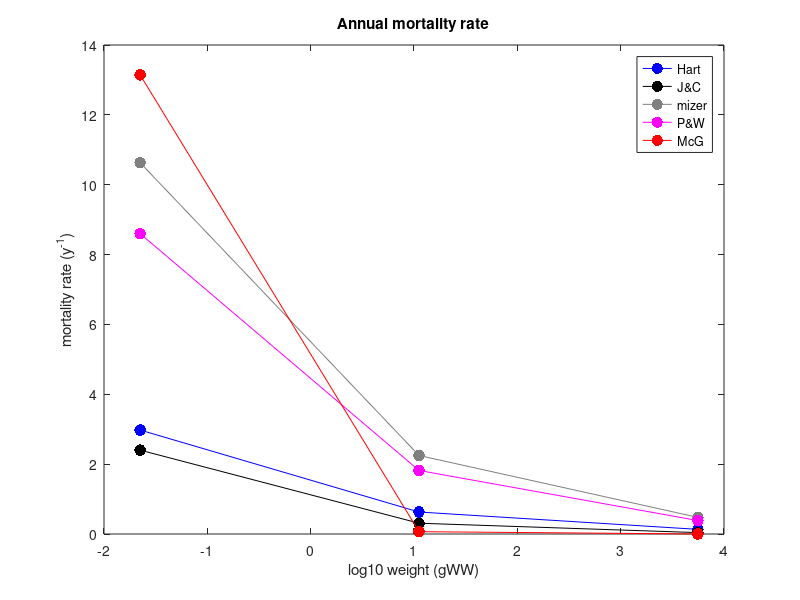
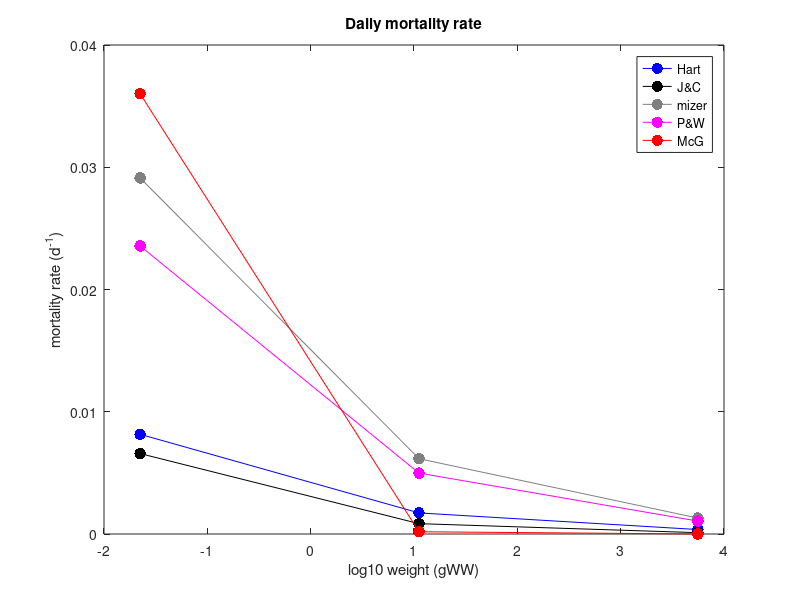
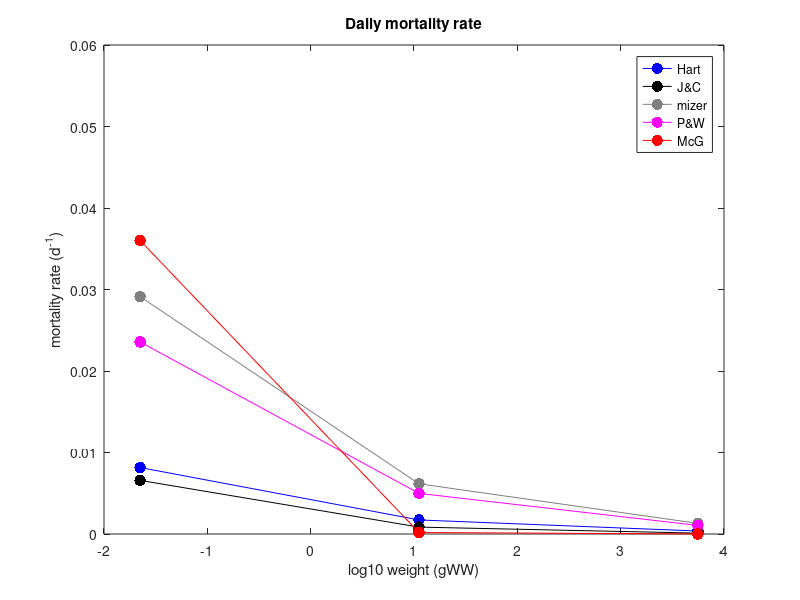
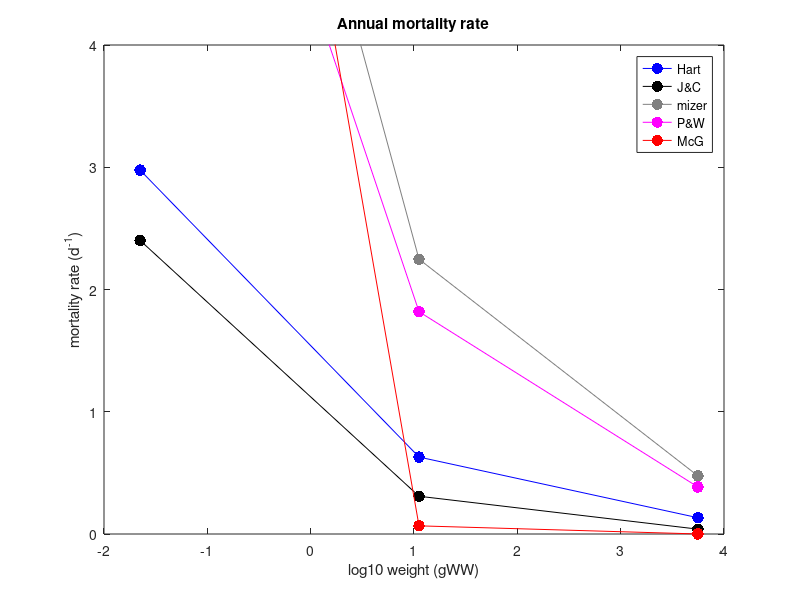

Source code (MATLAB) for these figures, in order:
% Compare diff mortality rates from
% Hartvig, mizer, J&C15, Peterson&Wrob, McGurk

clear all
close all

M_s = 10^((log10(0.001)+log10(0.5))/2);  %0.0224
M_m = 10^((log10(0.5)+log10(250))/2);    %11.1803
M_l = 10^((log10(250)+log10(125000))/2); %5.5902e3

%! Body lengths (mm)
% Convert from mm to cm and use their const coeff = 0.01g/cm3
L_s = 10.0 * (M_s/0.01)^(1/3); % small   4.6-36.8 mm, 13.1 mm
L_m = 10.0 * (M_m/0.01)^(1/3); % medium 36.8-292 mm, 10.4 cm
L_l = 10.0 * (M_l/0.01)^(1/3); % large  0.292-2.32 m, 0.82 m

m=[M_s; M_m; M_l];

%Hartvig et al. constants
q=1-0.8;
h=85;
w=0.0025298;
gamma=0.8e4;
n=1-0.75;
p=1-0.75;
k=10;
u=0.84;

%mizer constants
h2=40;
gamma2=2.9e3;
k2=4.8;
u2=3;

%J&C 15 constants
Q=1-0.9;
H=25;
W=0.0025298;
G=1.37e4;
N=1-0.67;
K=2.5;
U=0.5;

prey=0:0.005:0.3;
temp=15;

%% Mortality
%Hartvig
Hu = exp(0.063*(temp-10.0)) .* (u.*m.^(-n))/365;

%mizer
Zu = exp(0.063*(temp-10.0)) .* (u2.*m.^(-n))/365;

%J&C
Ju = exp(0.063*(temp-10.0)) .* (U.*m.^(-N))/365;

%P&W 84
Pu = exp(0.063*(temp-15.0)) .* 5.26e-3 .* (m/9).^(-0.25);

%McGurk 86
Mu = exp(0.063*(temp-15.0)) .* 2.2e-4 .* (m/9).^(-0.85);

%%
figure(3)
%subplot(2,2,1)
plot(log10(m),(Hu)*365,'.-b','MarkerSize',25); hold on;
plot(log10(m),(Ju)*365,'.-k','MarkerSize',25); hold on;
plot(log10(m),(Zu)*365,'.-','color',[0.5 0.5 0.5],'MarkerSize',25); hold on;
plot(log10(m),(Pu)*365,'.-m','MarkerSize',25); hold on;
plot(log10(m),(Mu)*365,'.-r','MarkerSize',25); hold on;
ylabel('mortality rate (y^-^1)')
xlabel('log10 weight (gWW)')
legend('Hart','J&C','mizer','P&W','McG')
legend('location','northeast')
title('Annual mortality rate')
print('-dpng','Mortality_comp_mass_eggs_year.png')

figure(4)
%subplot(2,2,1)
plot(log10(m),(Hu),'.-b','MarkerSize',25); hold on;
plot(log10(m),(Ju),'.-k','MarkerSize',25); hold on;
plot(log10(m),(Zu),'.-','color',[0.5 0.5 0.5],'MarkerSize',25); hold on;
plot(log10(m),(Pu),'.-m','MarkerSize',25); hold on;
plot(log10(m),(Mu),'.-r','MarkerSize',25); hold on;
ylabel('mortality rate (d^-^1)')
xlabel('log10 weight (gWW)')
legend('Hart','J&C','mizer','P&W','McG')
legend('location','northeast')
title('Daily mortality rate')
print('-dpng','Mortality_comp_mass_eggs.png')

figure(5)
%subplot(2,2,1)
plot(log10(m),(Hu),'.-b','MarkerSize',25); hold on;
plot(log10(m),(Ju),'.-k','MarkerSize',25); hold on;
plot(log10(m),(Zu),'.-','color',[0.5 0.5 0.5],'MarkerSize',25); hold on;
plot(log10(m),(Pu),'.-m','MarkerSize',25); hold on;
plot(log10(m),(Mu),'.-r','MarkerSize',25); hold on;
ylim([0 0.06])
ylabel('mortality rate (d^-^1)')
xlabel('log10 weight (gWW)')
legend('Hart','J&C','mizer','P&W','McG')
legend('location','northeast')
title('Daily mortality rate')
print('-dpng','Mortality_comp_mass_ML.png')
%%
figure(6)
%subplot(2,2,1)
plot(log10(m),(Hu)*365,'.-b','MarkerSize',25); hold on;
plot(log10(m),(Ju)*365,'.-k','MarkerSize',25); hold on;
plot(log10(m),(Zu)*365,'.-','color',[0.5 0.5 0.5],'MarkerSize',25); hold on;
plot(log10(m),(Pu)*365,'.-m','MarkerSize',25); hold on;
plot(log10(m),(Mu)*365,'.-r','MarkerSize',25); hold on;
ylim([0 4])
ylabel('mortality rate (d^-^1)')
xlabel('log10 weight (gWW)')
legend('Hart','J&C','mizer','P&W','McG')
legend('location','northeast')
title('Annual mortality rate')
print('-dpng','Mortality_comp_mass_ML_year.png')


%% vs temp
temp=-2:30;

% Mortality
%Hartvig
HuS = exp(0.063*(temp-10.0)) .* (u.*M_s.^(-n))/365;
HuM = exp(0.063*(temp-10.0)) .* (u.*M_m.^(-n))/365;
HuL = exp(0.063*(temp-10.0)) .* (u.*M_l.^(-n))/365;

%mizer
ZuS = exp(0.063*(temp-10.0)) .* (u2.*M_s.^(-n))/365;
ZuM = exp(0.063*(temp-10.0)) .* (u2.*M_m.^(-n))/365;
ZuL = exp(0.063*(temp-10.0)) .* (u2.*M_l.^(-n))/365;

%J&C
JuS = exp(0.063*(temp-10.0)) .* (U.*M_s.^(-N))/365;
JuM = exp(0.063*(temp-10.0)) .* (U.*M_m.^(-N))/365;
JuL = exp(0.063*(temp-10.0)) .* (U.*M_l.^(-N))/365;

%P&W 84
PuS = exp(0.063*(temp-15.0)) .* 5.26e-3 .* (M_s/9).^(-0.25);
PuM = exp(0.063*(temp-15.0)) .* 5.26e-3 .* (M_m/9).^(-0.25);
PuL = exp(0.063*(temp-15.0)) .* 5.26e-3 .* (M_l/9).^(-0.25);

%McGurk 86
MuS = exp(0.063*(temp-15.0)) .* 2.2e-4 .* (M_s/9).^(-0.85);
MuM = exp(0.063*(temp-15.0)) .* 2.2e-4 .* (M_m/9).^(-0.85);
MuL = exp(0.063*(temp-15.0)) .* 2.2e-4 .* (M_l/9).^(-0.85);


%%
figure(6)
subplot(2,2,1)
plot(temp,(HuS),'r','LineWidth',2); hold on;
plot(temp,(JuS),'--r','LineWidth',2); hold on;
plot(temp,(ZuS),':r','LineWidth',2); hold on;
plot(temp,(PuS),'-.r','LineWidth',2); hold on;
plot(temp,(MuS),'or','LineWidth',1); hold on;
ylabel('mortality rate (d^-^1)')
title('S')
xlim([-2 30])
subplot(2,2,2)
plot(temp,(HuM),'k','LineWidth',2); hold on;
plot(temp,(JuM),'--k','LineWidth',2); hold on;
plot(temp,(ZuM),':k','LineWidth',2); hold on;
plot(temp,(PuM),'-.k','LineWidth',2); hold on;
plot(temp,(MuM),'ok','LineWidth',1); hold on;
xlabel('temp (C)')
title('M')
xlim([-2 30])
subplot(2,2,3)
plot(temp,(HuL),'b','LineWidth',2); hold on;
plot(temp,(JuL),'--b','LineWidth',2); hold on;
plot(temp,(ZuL),':b','LineWidth',2); hold on;
plot(temp,(PuL),'-.b','LineWidth',2); hold on;
plot(temp,(MuL),'ob','LineWidth',1); hold on;
xlabel('temp (C)')
ylabel('mortality rate (d^-^1)')
title('L')
xlim([-2 30])
legend('Hartvig11','J&C15','mizer','P&W','McG')
legend('location','northwest')
print('-dpng','Mortality_comp_temp_eggs.png')
